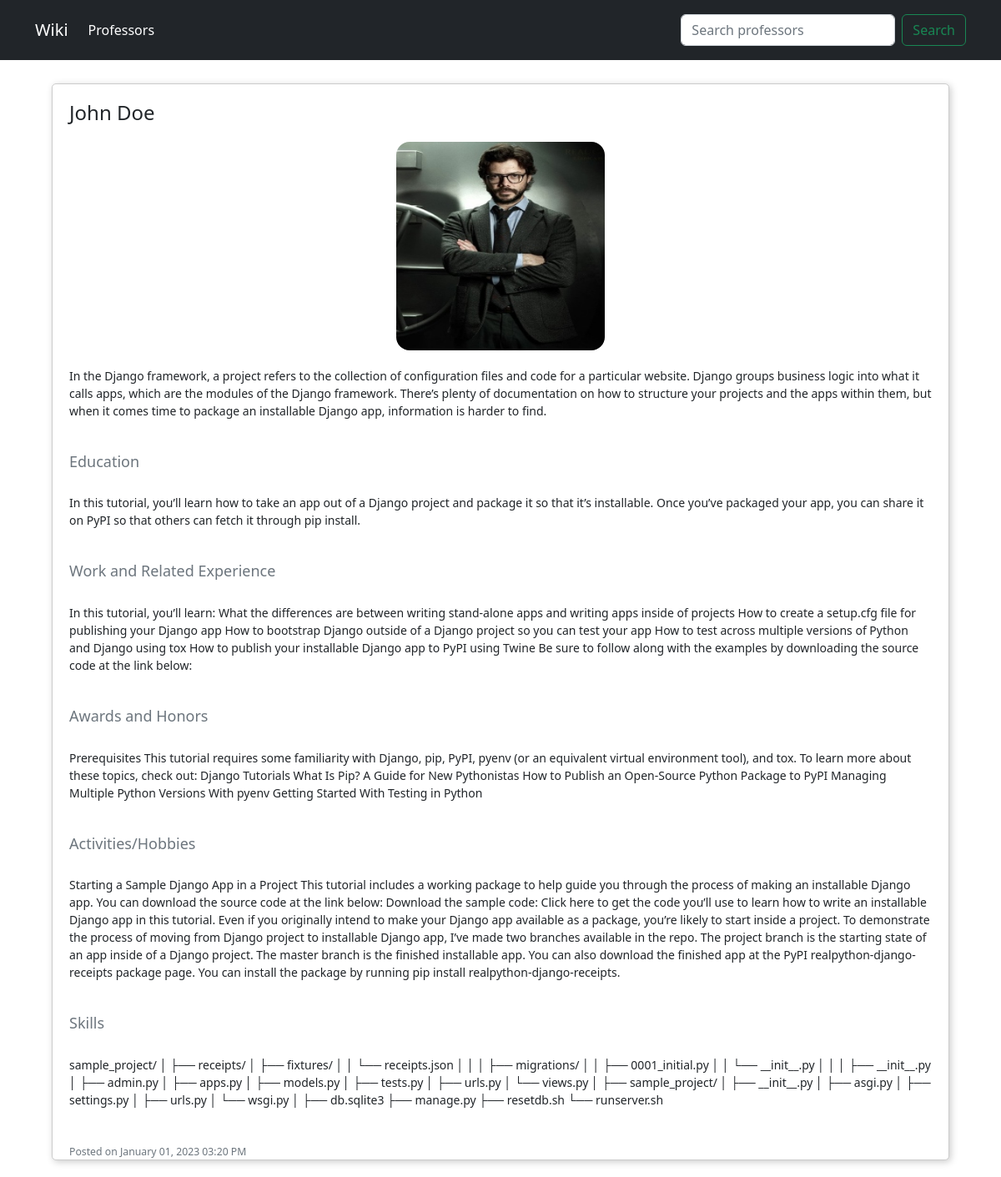
The app's page /professors/1/ with its own data.
### src/professors/models.py (models this page shows, shortened)
class Professor(models.Model):
    name = models.CharField(max_length=255)
    personal_information = models.TextField()
    education = models.TextField()
    work_and_related_experience = models.TextField()
    awards_and_honors = models.TextField()
    activities_hobbies = models.TextField()
    skills = models.TextField()
    date_posted = models.DateTimeField(default=timezone.now)
    image = models.ImageField(upload_to='professor', default='professor/default.jpg', blank=True, null=True)

### src/professors/views.py (the view)
# urls.py: path('professors/<int:pk>/', ProfessorDetailView.as_view(), name='professor-detail'),
class ProfessorDetailView(DetailView):
    model = Professor
    template_name = 'professors/professor_detail.html'
    context_object_name = 'professor'

### src/professors/templates/professors/professor_detail.html
{% extends 'professors/base.html' %}
{% block content %}
<div class="card">
    <h1 class="card-title">{{ professor.name }}</h1>
    <img class="rounded-4 mx-auto d-block" src="{{ professor.image.url }}" alt="{{ professor.name }}" width="250" height="250">
    <p class="card-text">{{ professor.personal_information }}</p>
    <h2 class="card-subtitle mb-2 text-muted">Education</h2>
    <p class="card-text">{{ professor.education }}</p>
    <h2 class="card-subtitle mb-2 text-muted">Work and Related Experience</h2>
    <p class="card-text">{{ professor.work_and_related_experience }}</p>
    <h2 class="card-subtitle mb-2 text-muted">Awards and Honors</h2>
    <p class="card-text">{{ professor.awards_and_honors }}</p>
    <h2 class="card-subtitle mb-2 text-muted">Activities/Hobbies</h2>
    <p class="card-text">{{ professor.activities_hobbies }}</p>
    <h2 class="card-subtitle mb-2 text-muted">Skills</h2>
    <p class="card-text">{{ professor.skills }}</p>
    <p class="card-text"><small class="text-muted">Posted on {{ professor.date_posted|date:"F d, Y h:i A"  }}</small></p>
</div>
{% endblock content %}

### src/professors/static/professors/main.css (style rules this page uses)
.card { margin: 20px; border: 1px solid #ccc; box-shadow: 2px 2px 8px #ccc; border-radius: 5px; overflow: hidden; }
.card h1 { font-size: 24px; margin: 20px; }
.card h2 { font-size: 18px; margin: 20px; }
.card p { font-size: 14px; margin: 20px; }

### records on screen
Professor: name "John Doe", image (picture), personal_information "In the Django framework, a project refers to the collection of configuration files and code for a particular website. Django groups business logic into what it calls apps, which are the modules of the Django framework. There’s plenty of documentation on how to structure your projects and the apps within them, but when it comes time to package an installable Django app, information is harder to find.", education "In this tutorial, you’ll learn how to take an app out of a Django project and package it so that it’s installable. Once you’ve packaged your app, you can share it on PyPI so that others can fetch it through pip install.", work_and_related_experience "In this tutorial, you’ll learn: What the differences are between writing stand-alone apps and writing apps inside of projects How to create a setup.cfg file for publishing your Django app How to bootstrap Django outside of a Django project so you can test your app How to test across multiple versions of Python and Django using tox How to publish your installable Django app to PyPI using Twine Be sure to follow along with the examples by downloading the source code at the link below:", awards_and_honors "Prerequisites This tutorial requires some familiarity with Django, pip, PyPI, pyenv (or an equivalent virtual environment tool), and tox. To learn more about these topics, check out: Django Tutorials What Is Pip? A Guide for New Pythonistas How to Publish an Open-Source Python Package to PyPI Managing Multiple Python Versions With pyenv Getting Started With Testing in Python", activities_hobbies "Starting a Sample Django App in a Project This tutorial includes a working package to help guide you through the process of making an installable Django app. You can download the source code at the link below: Download the sample code: Click here to get the code you’ll use to learn how to write an installable Django app in this tutorial. Even if you originally intend to make your Django app available as a package, you’re likely to start inside a project. To demonstrate the process of moving from Django project to installable Django app, I’ve made two branches available in the repo. The project branch is the starting state of an app inside of a Django project. The master branch is the…", skills "sample_project/ │ ├── receipts/ │ ├── fixtures/ │ │ └── receipts.json │ │ │ ├── migrations/ │ │ ├── 0001_initial.py │ │ └── __init__.py │ │ │ ├── __init__.py │ ├── admin.py │ ├── apps.py │ ├── models.py │ ├── tests.py │ ├── urls.py │ └── views.py │ ├── sample_project/ │ ├── __init__.py │ ├── asgi.py │ ├── settings.py │ ├── urls.py │ └── wsgi.py │ ├── db.sqlite3 ├── manage.py ├── resetdb.sh └── runserver.sh", date_posted "January 01, 2023 03:20 PM"
